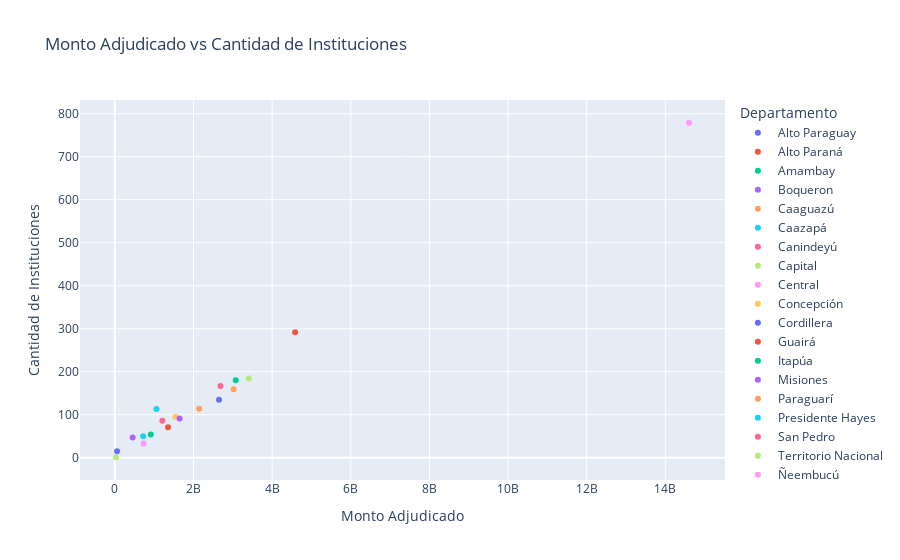

Notebook cell for this chart:
### Code cell
import pandas as pd
import plotly.express as px

# Supongamos que ya has leído tu archivo Excel en un DataFrame llamado df
# df = pd.read_excel('tu_archivo.xlsx', sheet_name='DISPOSITIVOS')

# Agrupar por 'Departamento' y sumar 'Monto Adjudicado 1' y 'Cantidad de Instituciones'
df_agrupado = df.groupby('Departamento').agg({
    'Monto Adjudicado 1': 'sum',
    'Cantidad de Instituciones': 'sum'
}).reset_index()

# Ver los primeros registros del DataFrame agrupado
print(df_agrupado.head())

# Crear un gráfico de dispersión (scatter) usando Plotly Express
fig = px.scatter(
    df_agrupado,
    x='Monto Adjudicado 1',       # Eje X: Monto Adjudicado
    y='Cantidad de Instituciones',  # Eje Y: Cantidad de Instituciones
    color='Departamento',           # Colorear por Departamento
    title='Monto Adjudicado vs Cantidad de Instituciones',
    labels={
        'Monto Adjudicado 1': 'Monto Adjudicado',
        'Cantidad de Instituciones': 'Cantidad de Instituciones'
    }
)

# Mostrar el gráfico
fig.show()

# Opcional: guardar el DataFrame agrupado en un archivo CSV
df_agrupado.to_csv('../data/uepp/df_agrupado_conectividad.csv', index=False)

### Figure 1 — Plotly figure (JSON) as saved in the notebook; plotly's stock layout.template omitted (floating-point values rounded to 4 significant figures)
{"data": [{"hovertemplate": "Departamento=Alto Paraguay<br>Monto Adjudicado=%{x}<br>Cantidad de Instituciones=%{y}<extra></extra>", "legendgroup": "Alto Paraguay", "marker": {"color": "#636efa", "symbol": "circle"}, "mode": "markers", "name": "Alto Paraguay", "orientation": "v", "showlegend": true, "type": "scatter", "x": [56128000], "xaxis": "x", "y": [15], "yaxis": "y"}, {"hovertemplate": "Departamento=Alto Paraná<br>Monto Adjudicado=%{x}<br>Cantidad de Instituciones=%{y}<extra></extra>", "legendgroup": "Alto Paraná", "marker": {"color": "#EF553B", "symbol": "circle"}, "mode": "markers", "name": "Alto Paraná", "orientation": "v", "showlegend": true, "type": "scatter", "x": [4585034318], "xaxis": "x", "y": [292], "yaxis": "y"}, {"hovertemplate": "Departamento=Amambay<br>Monto Adjudicado=%{x}<br>Cantidad de Instituciones=%{y}<extra></extra>", "legendgroup": "Amambay", "marker": {"color": "#00cc96", "symbol": "circle"}, "mode": "markers", "name": "Amambay", "orientation": "v", "showlegend": true, "type": "scatter", "x": [915281367], "xaxis": "x", "y": [54], "yaxis": "y"}, {"hovertemplate": "Departamento=Boqueron<br>Monto Adjudicado=%{x}<br>Cantidad de Instituciones=%{y}<extra></extra>", "legendgroup": "Boqueron", "marker": {"color": "#ab63fa", "symbol": "circle"}, "mode": "markers", "name": "Boqueron", "orientation": "v", "showlegend": true, "type": "scatter", "x": [453565862], "xaxis": "x", "y": [47], "yaxis": "y"}, {"hovertemplate": "Departamento=Caaguazú<br>Monto Adjudicado=%{x}<br>Cantidad de Instituciones=%{y}<extra></extra>", "legendgroup": "Caaguazú", "marker": {"color": "#FFA15A", "symbol": "circle"}, "mode": "markers", "name": "Caaguazú", "orientation": "v", "showlegend": true, "type": "scatter", "x": [3020685495], "xaxis": "x", "y": [159], "yaxis": "y"}, {"hovertemplate": "Departamento=Caazapá<br>Monto Adjudicado=%{x}<br>Cantidad de Instituciones=%{y}<extra></extra>", "legendgroup": "Caazapá", "marker": {"color": "#19d3f3", "symbol": "circle"}, "mode": "markers", "name": "Caazapá", "orientation": "v", "showlegend": true, "type": "scatter", "x": [718059537], "xaxis": "x", "y": [50], "yaxis": "y"}, {"hovertemplate": "Departamento=Canindeyú<br>Monto Adjudicado=%{x}<br>Cantidad de Instituciones=%{y}<extra></extra>", "legendgroup": "Canindeyú", "marker": {"color": "#FF6692", "symbol": "circle"}, "mode": "markers", "name": "Canindeyú", "orientation": "v", "showlegend": true, "type": "scatter", "x": [1209091815], "xaxis": "x", "y": [86], "yaxis": "y"}, {"hovertemplate": "Departamento=Capital<br>Monto Adjudicado=%{x}<br>Cantidad de Instituciones=%{y}<extra></extra>", "legendgroup": "Capital", "marker": {"color": "#B6E880", "symbol": "circle"}, "mode": "markers", "name": "Capital", "orientation": "v", "showlegend": true, "type": "scatter", "x": [3406214372], "xaxis": "x", "y": [184], "yaxis": "y"}, {"hovertemplate": "Departamento=Central<br>Monto Adjudicado=%{x}<br>Cantidad de Instituciones=%{y}<extra></extra>", "legendgroup": "Central", "marker": {"color": "#FF97FF", "symbol": "circle"}, "mode": "markers", "name": "Central", "orientation": "v", "showlegend": true, "type": "scatter", "x": [14601531267], "xaxis": "x", "y": [779], "yaxis": "y"}, {"hovertemplate": "Departamento=Concepción<br>Monto Adjudicado=%{x}<br>Cantidad de Instituciones=%{y}<extra></extra>", "legendgroup": "Concepción", "marker": {"color": "#FECB52", "symbol": "circle"}, "mode": "markers", "name": "Concepción", "orientation": "v", "showlegend": true, "type": "scatter", "x": [1542119102], "xaxis": "x", "y": [95], "yaxis": "y"}, {"hovertemplate": "Departamento=Cordillera<br>Monto Adjudicado=%{x}<br>Cantidad de Instituciones=%{y}<extra></extra>", "legendgroup": "Cordillera", "marker": {"color": "#636efa", "symbol": "circle"}, "mode": "markers", "name": "Cordillera", "orientation": "v", "showlegend": true, "type": "scatter", "x": [2649069035], "xaxis": "x", "y": [135], "yaxis": "y"}, {"hovertemplate": "Departamento=Guairá<br>Monto Adjudicado=%{x}<br>Cantidad de Instituciones=%{y}<extra></extra>", "legendgroup": "Guairá", "marker": {"color": "#EF553B", "symbol": "circle"}, "mode": "markers", "name": "Guairá", "orientation": "v", "showlegend": true, "type": "scatter", "x": [1353513475], "xaxis": "x", "y": [71], "yaxis": "y"}, {"hovertemplate": "Departamento=Itapúa<br>Monto Adjudicado=%{x}<br>Cantidad de Instituciones=%{y}<extra></extra>", "legendgroup": "Itapúa", "marker": {"color": "#00cc96", "symbol": "circle"}, "mode": "markers", "name": "Itapúa", "orientation": "v", "showlegend": true, "type": "scatter", "x": [3075604865], "xaxis": "x", "y": [180], "yaxis": "y"}, {"hovertemplate": "Departamento=Misiones<br>Monto Adjudicado=%{x}<br>Cantidad de Instituciones=%{y}<extra></extra>", "legendgroup": "Misiones", "marker": {"color": "#ab63fa", "symbol": "circle"}, "mode": "markers", "name": "Misiones", "orientation": "v", "showlegend": true, "type": "scatter", "x": [1645777288], "xaxis": "x", "y": [91], "yaxis": "y"}, {"hovertemplate": "Departamento=Paraguarí<br>Monto Adjudicado=%{x}<br>Cantidad de Instituciones=%{y}<extra></extra>", "legendgroup": "Paraguarí", "marker": {"color": "#FFA15A", "symbol": "circle"}, "mode": "markers", "name": "Paraguarí", "orientation": "v", "showlegend": true, "type": "scatter", "x": [2144984776], "xaxis": "x", "y": [114], "yaxis": "y"}, {"hovertemplate": "Departamento=Presidente Hayes<br>Monto Adjudicado=%{x}<br>Cantidad de Instituciones=%{y}<extra></extra>", "legendgroup": "Presidente Hayes", "marker": {"color": "#19d3f3", "symbol": "circle"}, "mode": "markers", "name": "Presidente Hayes", "orientation": "v", "showlegend": true, "type": "scatter", "x": [1058677848], "xaxis": "x", "y": [113], "yaxis": "y"}, {"hovertemplate": "Departamento=San Pedro<br>Monto Adjudicado=%{x}<br>Cantidad de Instituciones=%{y}<extra></extra>", "legendgroup": "San Pedro", "marker": {"color": "#FF6692", "symbol": "circle"}, "mode": "markers", "name": "San Pedro", "orientation": "v", "showlegend": true, "type": "scatter", "x": [2687535575], "xaxis": "x", "y": [167], "yaxis": "y"}, {"hovertemplate": "Departamento=Territorio Nacional<br>Monto Adjudicado=%{x}<br>Cantidad de Instituciones=%{y}<extra></extra>", "legendgroup": "Territorio Nacional", "marker": {"color": "#B6E880", "symbol": "circle"}, "mode": "markers", "name": "Territorio Nacional", "orientation": "v", "showlegend": true, "type": "scatter", "x": [29670695], "xaxis": "x", "y": [1], "yaxis": "y"}, {"hovertemplate": "Departamento=Ñeembucú<br>Monto Adjudicado=%{x}<br>Cantidad de Instituciones=%{y}<extra></extra>", "legendgroup": "Ñeembucú", "marker": {"color": "#FF97FF", "symbol": "circle"}, "mode": "markers", "name": "Ñeembucú", "orientation": "v", "showlegend": true, "type": "scatter", "x": [732166582], "xaxis": "x", "y": [33], "yaxis": "y"}], "layout": {"legend": {"title": {"text": "Departamento"}, "tracegroupgap": 0}, "title": {"text": "Monto Adjudicado vs Cantidad de Instituciones"}, "xaxis": {"anchor": "y", "domain": [0, 1], "title": {"text": "Monto Adjudicado"}}, "yaxis": {"anchor": "x", "domain": [0, 1], "title": {"text": "Cantidad de Instituciones"}}}}
